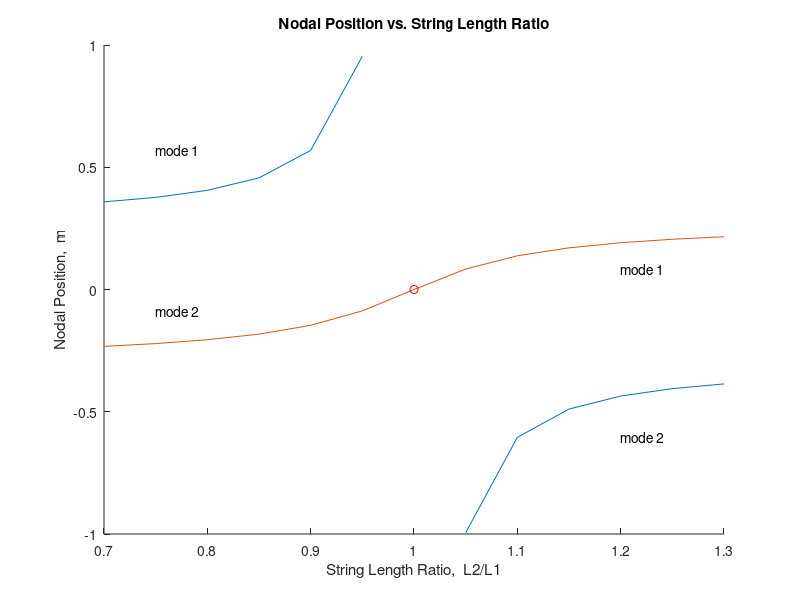
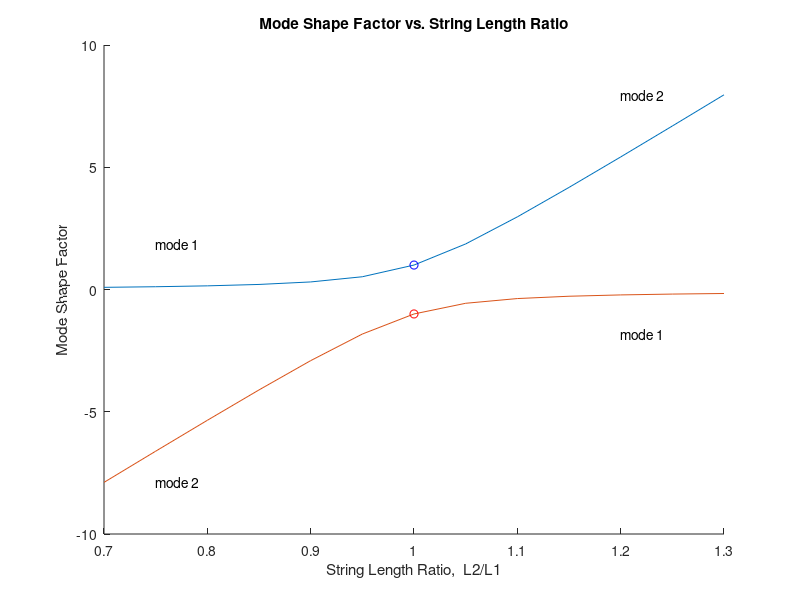
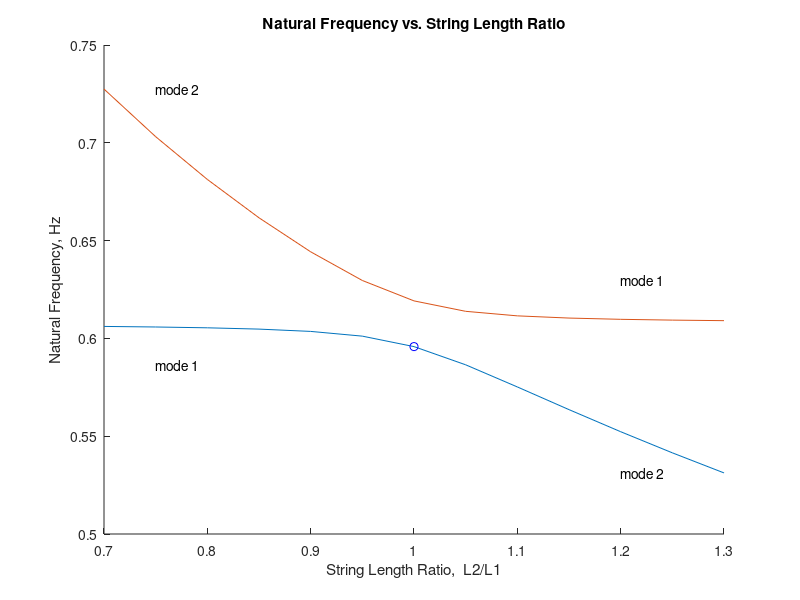

MATLAB code for these plots, in order:
% Bifilar Pendulum: Natural Frequencies and Mode Shapes 

% Author:  Gary S. Schajer, 2020.

% Variables:
% ----------
%  a1 = offset ratio 1
%  a2 = offset ratio 2
%  cp = center of percussion position, m
%  D  = distance between strings, m
%  f  = natural frequency, Hz
%  g  = gravitational acceleration = 9.81 m/s^2
%  i  = index for length ratio plotting
%  j  = index for eigenvectors
%  K  = stiffness matrix, N/m
%  L1 = string length 1, m
%  L2 = string length 2, m
%  LL = pendulum rod length, m
%  LR = length ratio = L2/L1
%  m  = pendulum mass, kg
%  M  = mass matrix, kg
%  np = nodal point position, m
%  R  = radius of gyration of pendulum rod, m
%  s  = pendulum centroid offset, m
%  v  = eigenvector ratio, V(2,:)/V(1,:)
%  V  = eigenvector matrix
%  vx = string displacement eigenvector ratio
%  Vx = string displacement eigenvector matrix
%  w2 = angular frequency squared, (rad/s)^2

%************************************************

% Initialize variables
clear all;
close all;
m = 1;   % any positive number will work 
g = 9.81;
LL = 1;
R = LL/sqrt(12);
L1 = 0.70;
L2 = 0.70;
D = 0.60;   % = 2.0000001*R;  for Fig. 7
D = 0.6;
s = 0;
a1 = 0.5 + s/D;
a2 = 0.5 - s/D;

% Solve for length ratios in the range 0.7 to 1.3
for i = 1:13
  L2 = L1 * (0.65 + 0.05*i);
  LR(i) = L2 / L1;
  M = [[m 0]' [0 m*R^2/D^2]'];
  K = m*g*a1*a2/L1/L2 * [[L1/a2+L2/a1 L1-L2]' ...
                         [L1-L2 a2*L1+a1*L2]'];
  [V,w2] = eig(K,M,'vector');
  [w2,index] = sort(w2);
  V = V(:,index);
  f(i,:) = sqrt(w2) / 2 / pi;
  
  % Find mode shape ratio and nodal point position
  v(i,:) = V(2,:) ./ V(1,:);
  Vx = [[1 1]' [-a1 a2]'] * V;
  Vx(:,:) = Vx(:,:) ./ norm(Vx(:,:));
  vx(i,:) = Vx(2,:) ./ Vx(1,:);
  np(i,:) = (a2*Vx(1,:)+a1*Vx(2,:))*D./(Vx(1,:)-Vx(2,:));
  if abs(np(i,1)) > 10
    np(i,1) = NaN;
  end
  cp(i,:) = -R^2 ./ np(i,:);
end

% Draw nodal position vs length ratio plot
figure(3)
hold on
plot(LR,np)
plot(1, 0, 'or')
text(LR(2),np(5,1),'mode 1')
text(LR(2),np(6,2),'mode 2')
text(LR(11),np(9,1),'mode 2')
text(LR(11),np(8,2),'mode 1')
title('Nodal Position vs. String Length Ratio')
xlabel('String Length Ratio,  L2/L1')
ylabel('Nodal Position,  m')
saveas(gcf, '3_mass.png')

% Draw mode shape factor vs length ratio plot
figure(2)
hold on
plot(LR,vx)
plot(1,  1, 'ob')
plot(1, -1, 'or')
text(LR(2),vx(8,1),'mode 1')
text(LR(2),vx(1,2),'mode 2')
text(LR(11),vx(6,2),'mode 1')
text(LR(11),vx(13,1),'mode 2')
title('Mode Shape Factor vs. String Length Ratio')
xlabel('String Length Ratio,  L2/L1')
ylabel('Mode Shape Factor')
saveas(gcf, '2_mass.png')

% Draw frequency vs length ratio plot
figure(1)
hold on
plot(LR,f)
plot(1, sqrt(g/L1)/2/pi, 'ob')
text(LR(2),f(8,1),'mode 1')
text(LR(2),f(1,2),'mode 2')
text(LR(11),f(6,2),'mode 1')
text(LR(11),f(13,1),'mode 2')
title('Natural Frequency vs. String Length Ratio')
xlabel('String Length Ratio,  L2/L1')
ylabel('Natural Frequency, Hz')
saveas(gcf, '1_mass.png')

